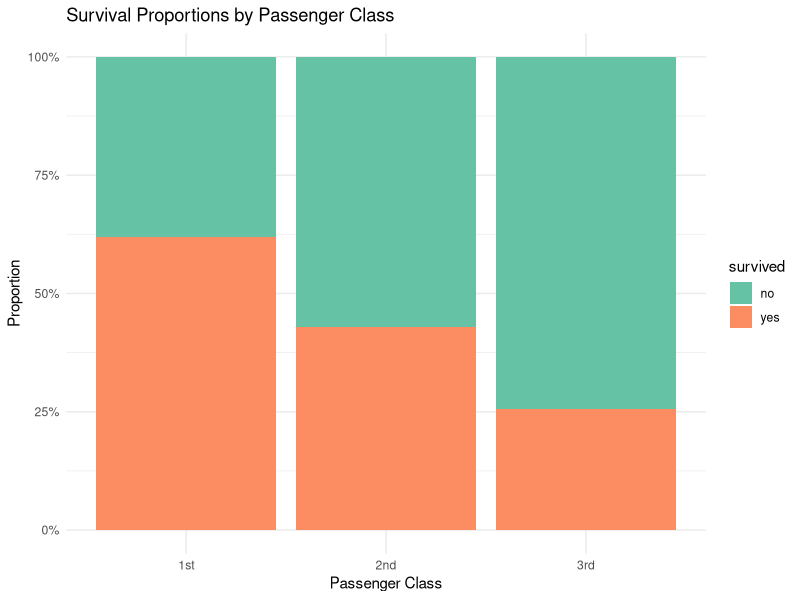
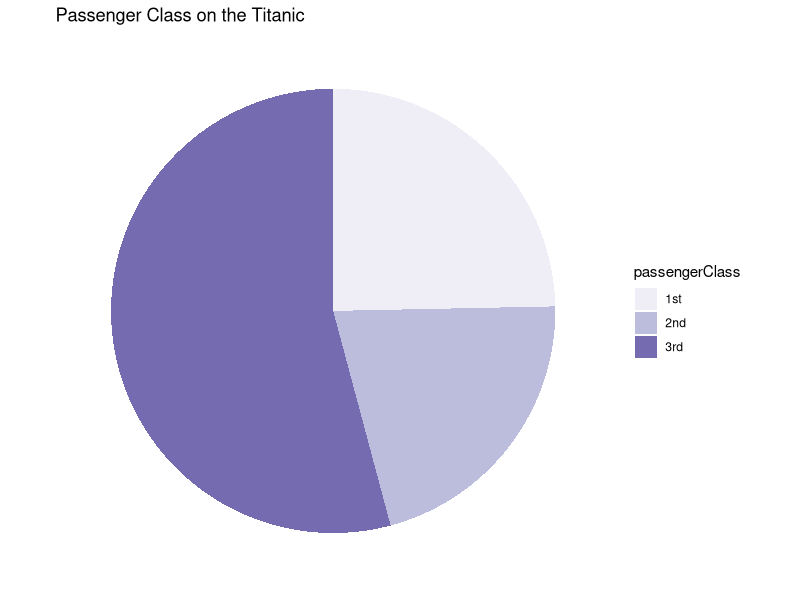

Recreate these plots in R, in order.
## ---- chunk 1

library(car)
library(ggplot2)
library(dplyr)
library(scales)
library(RColorBrewer)

data("TitanicSurvival")
d <- as_tibble(TitanicSurvival)

d_clean <- d[!is.na(d$passengerClass) & !is.na(d$survived), ]

# Count occurrences of passengerClass and survived
df_q1_sum <- as.data.frame(table(d_clean$passengerClass, d_clean$survived))
colnames(df_q1_sum) <- c("passengerClass", "survived", "n")

ggplot(df_q1_sum, aes(x = passengerClass, y = n, fill = survived)) +
  geom_bar(stat = "identity", position = "fill") +
  scale_y_continuous(labels = scales::percent_format()) +
  scale_fill_brewer(palette = "Set2") +
  theme_minimal() +
  labs(x = "Passenger Class", y = "Proportion", title = "Survival Proportions by Passenger Class")

df_q2_sum <- as.data.frame(table(d_clean$passengerClass))
colnames(df_q2_sum) <- c("passengerClass", "n")

# Create a pie chart
ggplot(df_q2_sum, aes(x = "", y = n, fill = passengerClass)) +
  geom_bar(stat = "identity", width = 1) +
  coord_polar(theta = "y") +
  scale_y_reverse() +  # Reverse the ordering of the pie chart
  scale_fill_brewer(palette = "Purples") +
  theme_minimal() +  # Apply a minimal theme
  theme(
    axis.text = element_blank(),
    axis.ticks = element_blank(),
    panel.grid = element_blank()
  ) +
  labs(title = "Passenger Class on the Titanic", x = NULL, y = NULL)

